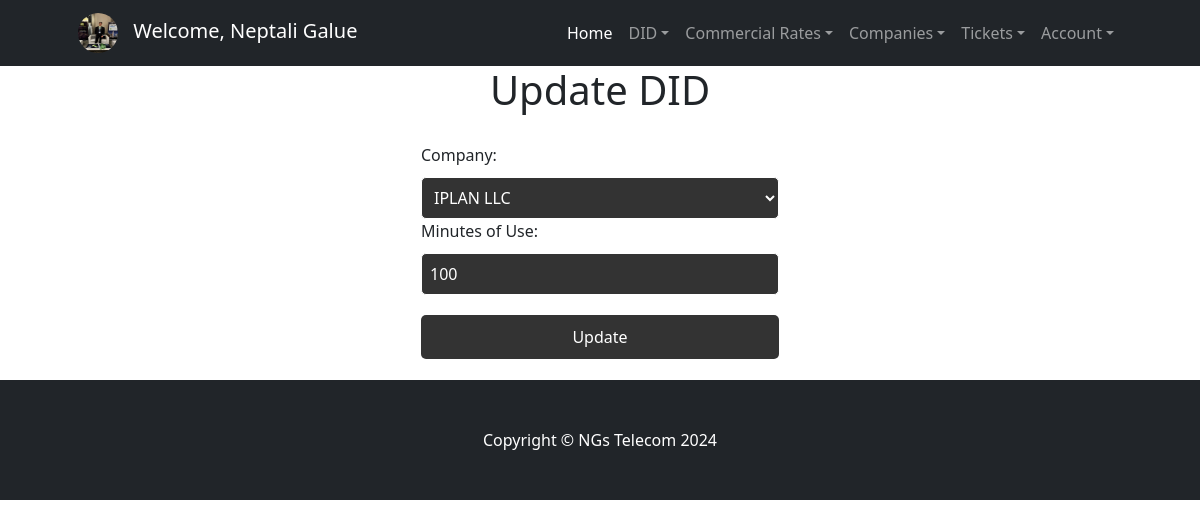
The page /DIDs/UpdateDIDs/1/ (signed in) on the database its author committed.
### accounts/models.py (models this page shows, shortened)
class CustomUser(AbstractUser):
    email = models.EmailField(unique=True)
    is_technical = models.BooleanField(default=False)
    is_commercial = models.BooleanField(default=False)
    avatar = models.ImageField(upload_to='avatars/', null=True, blank=True)  # Nuevo campo para el avatar
    USERNAME_FIELD = 'username'
    REQUIRED_FIELDS = ['email', 'first_name', 'last_name']

### DIDs/models.py (models this page shows, shortened)
class DID(models.Model):
    numero = models.CharField(max_length=15)
    pais = models.CharField(max_length=30)
    empresa = models.CharField(max_length=30)
    minutos_uso = models.IntegerField()

class Compania(models.Model):
    direccion = models.CharField(max_length=60)
    codigo_postal = models.IntegerField()
    nombre = models.CharField(max_length=60)
    persona_contacto = models.CharField(max_length=60)
    NOCemail = models.EmailField()

### DIDs/views.py (the view)
# urls.py: path('UpdateDIDs/<int:pk>/', DIDUpdateView.as_view(), name='UpdateDID'),
@method_decorator(login_required, name='dispatch')
@method_decorator(technical_required, name='dispatch')
class DIDUpdateView(UpdateView):
    model = DID
    template_name = 'dids/UpdateDIDs.html'
    fields = ['empresa', 'minutos_uso']
    success_url = reverse_lazy('BusDIDsByCompany')
    def get_context_data(self, **kwargs):
        context = super().get_context_data(**kwargs)
        context['companias'] = Compania.objects.all().order_by('nombre')
        return context

### DIDs/templates/dids/UpdateDIDs.html (shortened to what this page needs)
<!DOCTYPE html>
<html lang="en">
<head>
</head>
<body>
    {% extends "dids/inicio.html" %} {% load static %}
    {% block contenidoQueCambia %}
    <h1>Update DID</h1>
    <form method="POST">
        <label for="empresa">Company:</label>
        <select id="empresa" name="empresa" required>
            {% for compania in companias %}
                <option value="{{ compania.nombre }}" {% if compania.nombre == object.empresa %}selected{% endif %}>{{ compania.nombre }}</option>
            {% endfor %}
        </select>
        <label for="minutos_uso">Minutes of Use:</label>
        <input type="number" id="minutos_uso" name="minutos_uso" value="{{ object.minutos_uso }}" required>
        <input type="submit" value="Update">
    </form>
    {% endblock %}

### DIDs/templates/dids/inicio.html (shortened to what this page needs)
{% load static %}
<!DOCTYPE html>
<html lang="en">
<head>
    <link href="https://cdn.jsdelivr.net/npm/bootstrap-icons@1.4.1/font/bootstrap-icons.css" rel="stylesheet" />
    <link href="css/styles.css" rel="stylesheet" />
    <link href="{% static 'dids/css/styles.css' %}" rel="stylesheet" />
</head>
<body>
    <nav class="navbar navbar-expand-lg navbar-dark bg-dark">
        <div class="container px-lg-5">
            {% if user.is_authenticated %}
                <div class="navbar-brand">
                    {% if user.avatar %}
                        <img src="{{ user.avatar.url }}" alt="Avatar" class="avatar" style="border-radius: 50%; width: 40px; height: 40px; margin-right: 10px;">
                    {% else %}
                        <img src="{% static 'default-avatar.png' %}" alt="Avatar" class="avatar" style="border-radius: 50%; width: 40px; height: 40px; margin-right: 10px;">
                    {% endif %}
                    Welcome, {{ user.first_name }} {{ user.last_name }}
                </div>
            {% else %}
                <a class="navbar-brand" href="#!">NGs Telecom</a>
            {% endif %}
            <div class="collapse navbar-collapse" id="navbarSupportedContent">
                <ul class="navbar-nav ms-auto mb-2 mb-lg-0">
                    <li class="nav-item">
                        <a class="nav-link active" aria-current="page" href="{% url 'Inicio' %}">Home</a>
                    </li>
                    {% if user.is_authenticated %}
                        {% if user.is_technical %}
                            <li class="nav-item dropdown">
                                <a class="nav-link dropdown-toggle" href="#" id="navbarDropdownDID" role="button" data-bs-toggle="dropdown"
                                    aria-expanded="false">DID</a>
                            </li>
                            <li class="nav-item dropdown">
                                <a class="nav-link dropdown-toggle" href="#" id="navbarDropdownRates" role="button" data-bs-toggle="dropdown"
                                    aria-expanded="false">Commercial Rates</a>
                            </li>
                            <li class="nav-item dropdown">
                                <a class="nav-link dropdown-toggle" href="#" id="navbarDropdownCompanies" role="button" data-bs-toggle="dropdown"
                                    aria-expanded="false">Companies</a>
                            </li>
                        {% endif %}
                        <li class="nav-item dropdown">
                            <a class="nav-link dropdown-toggle" href="#" id="navbarDropdownTickets" role="button" data-bs-toggle="dropdown"
                                aria-expanded="false">Tickets</a>
                        </li>
                        <li class="nav-item dropdown">
                            <a class="nav-link dropdown-toggle" href="#" id="navbarDropdownAccount" role="button" data-bs-toggle="dropdown"
                                aria-expanded="false">Account</a>
                        </li>
                    {% else %}
                        <li class="nav-item">
                            <a class="nav-link" href="{% url 'Login' %}">Sign In</a>
                        </li>
                    {% endif %}
                </ul>
            </div>
        </div>
    </nav>
    {% block contenidoQueCambia %}{% endblock %}
<footer class="py-5 bg-dark">
    <div class="container">
        <p class="m-0 text-center text-white">Copyright &copy; NGs Telecom 2024</p>
    </div>
</footer>
</body>
</html>

### DIDs/templates/dids/UpdateDIDs.html (style rules this page uses)
body { background-color: black; color: white; font-family: Arial, sans-serif; }
h1 { text-align: center; }
form { max-width: 400px; margin: 0 auto; padding: 20px; border: 1px solid white; border-radius: 10px; }
label, select, input { display: block; width: 100%; margin-bottom: 10px; }
select, input[type="number"] { padding: 8px; border-radius: 5px; border: 1px solid white; background-color: #333; color: white; }
input[type="submit"] { padding: 10px 20px; border: none; border-radius: 5px; background-color: #333; color: white; cursor: pointer; margin-top: 20px; }

### rows shown on the page
CustomUser: avatar (picture), first_name "Neptali", last_name "Galue"
DID: empresa "IPLAN LLC", minutos_uso "100"
